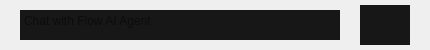
    <widget class="QWidget" name="input_edit_widget" native="true">
     <property name="geometry">
      <rect>
       <x>60</x>
       <y>390</y>
       <width>430</width>
       <height>50</height>
      </rect>
     </property>
     <property name="minimumSize">
      <size>
       <width>430</width>
       <height>50</height>
      </size>
     </property>
     <property name="maximumSize">
      <size>
       <width>1000</width>
       <height>500</height>
      </size>
     </property>
     <property name="styleSheet">
      <string notr="true">#input_edit_widget{
background-color: #181717;
border-radius: 25px;
border: 2px solid #7f7f7f;
bottom: 0px;
}




</string>
     </property>
     <widget class="QPushButton" name="send">
      <property name="geometry">
       <rect>
        <x>360</x>
        <y>5</y>
        <width>50</width>
        <height>40</height>
       </rect>
      </property>
      <property name="sizePolicy">
       <sizepolicy hsizetype="Minimum" vsizetype="Expanding">
        <horstretch>0</horstretch>
        <verstretch>0</verstretch>
       </sizepolicy>
      </property>
      <property name="cursor">
       <cursorShape>PointingHandCursor</cursorShape>
      </property>
      <property name="styleSheet">
       <string notr="true">background-color: #181717;
border: none</string>
      </property>
      <property name="text">
       <string/>
      </property>
      <property name="icon">
       <iconset>
        <normaloff>../resources/ai-chat-send.png</normaloff>
        <disabledoff>../resources/ai-chat-send-disable.png</disabledoff>../resources/ai-chat-send.png</iconset>
      </property>
      <property name="iconSize">
       <size>
        <width>35</width>
        <height>35</height>
       </size>
      </property>
     </widget>
     <widget class="QPushButton" name="stop">
      <property name="geometry">
       <rect>
        <x>360</x>
        <y>5</y>
        <width>50</width>
        <height>40</height>
       </rect>
      </property>
      <property name="sizePolicy">
       <sizepolicy hsizetype="Minimum" vsizetype="Expanding">
        <horstretch>0</horstretch>
        <verstretch>0</verstretch>
       </sizepolicy>
      </property>
      <property name="cursor">
       <cursorShape>PointingHandCursor</cursorShape>
      </property>
      <property name="styleSheet">
       <string notr="true">background-color: #181717;
border: none</string>
      </property>
      <property name="text">
       <string/>
      </property>
      <property name="icon">
       <iconset>
        <normaloff>../resources/ai-chat-stop.png</normaloff>../resources/ai-chat-stop.png</iconset>
      </property>
      <property name="iconSize">
       <size>
        <width>32</width>
        <height>32</height>
       </size>
      </property>
     </widget>
     <widget class="QTextEdit" name="user_input_box">
      <property name="geometry">
       <rect>
        <x>20</x>
        <y>10</y>
        <width>320</width>
        <height>30</height>
       </rect>
      </property>
      <property name="minimumSize">
       <size>
        <width>0</width>
        <height>30</height>
       </size>
      </property>
      <property name="styleSheet">
       <string notr="true">QTextEdit {
	border: none;
	font: 12pt &quot;Calibri&quot;;
	background-color: #181717;
}

QScrollBar:vertical {
	border-width: 0px;
	border: none;
	background: #181717;
	width: 10px;
	margin: 0px 0px 0px 0px;
}
QScrollBar::handle:vertical {
	background: qlineargradient(x1:0, y1:0, x2:1, y2:0,stop: 0 #4f4f4f, stop: 0.5 #4f4f4f, stop:1 #4f4f4f);
	min-height: 20px;
	max-height: 20px;
	margin: 0 0 0 0;
	border-radius: 5px;
}

QScrollBar::add-line:vertical {
	background: qlineargradient(x1:0, y1:0, x2:1, y2:0,stop: 0 #4f4f4f, stop: 0.5 #4f4f4f,  stop:1 #4f4f4f);
	height: 0px;
	border: none;
	subcontrol-position: bottom;
	subcontrol-origin: margin;	
}

QScrollBar::sub-line:vertical {
	background: qlineargradient(x1:0, y1:0, x2:1, y2:0,stop: 0  rgba(64, 65, 79, 0), stop: 0.5 rgba(64, 65, 79, 0),  stop:1 rgba(64, 65, 79, 0));
	height: 0 px;
	border: none;
	subcontrol-position: top;
	subcontrol-origin: margin;
}
QScrollBar::sub-page:vertical {
	background: rgba(64, 65, 79, 0);
}
QScrollBar::add-page:vertical {
	background: rgba(64, 65, 79, 0);
}
</string>
      </property>
      <property name="placeholderText">
       <string>Chat with Flow AI Agent</string>
      </property>
     </widget>
     <zorder>user_input_box</zorder>
     <zorder>stop</zorder>
     <zorder>send</zorder>
    </widget>
